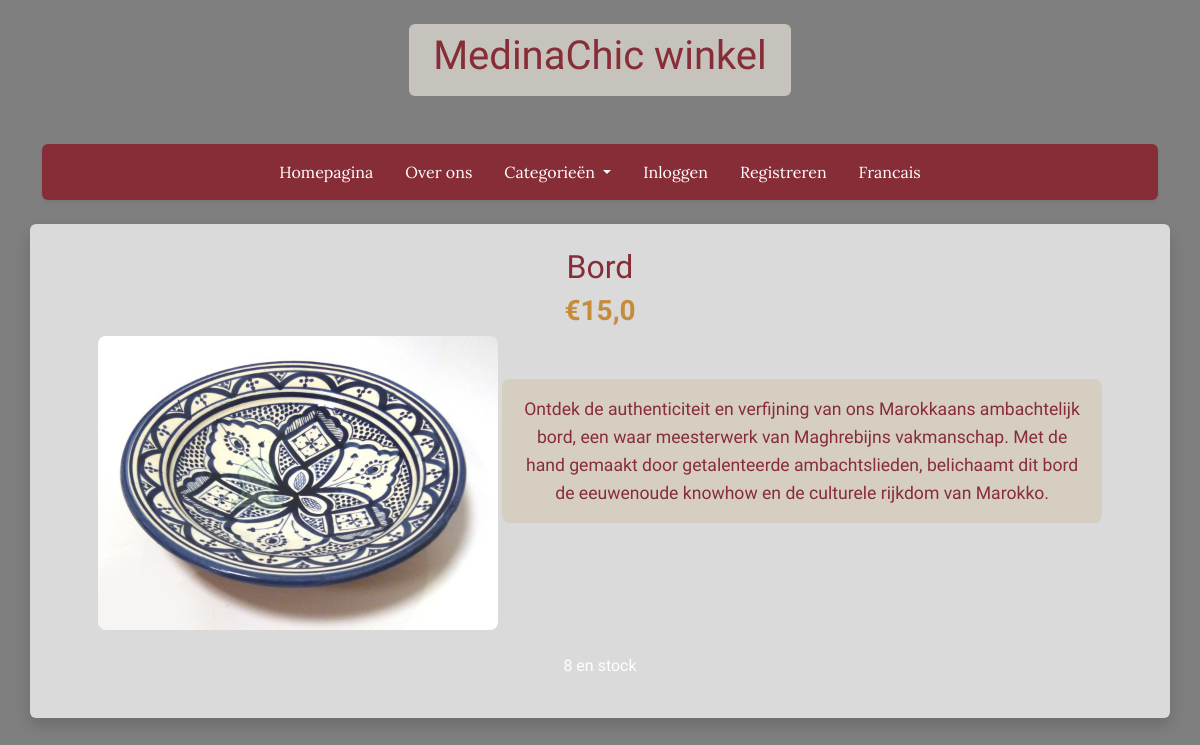
Before: /api/nl/product/assiette/ with the older database file.
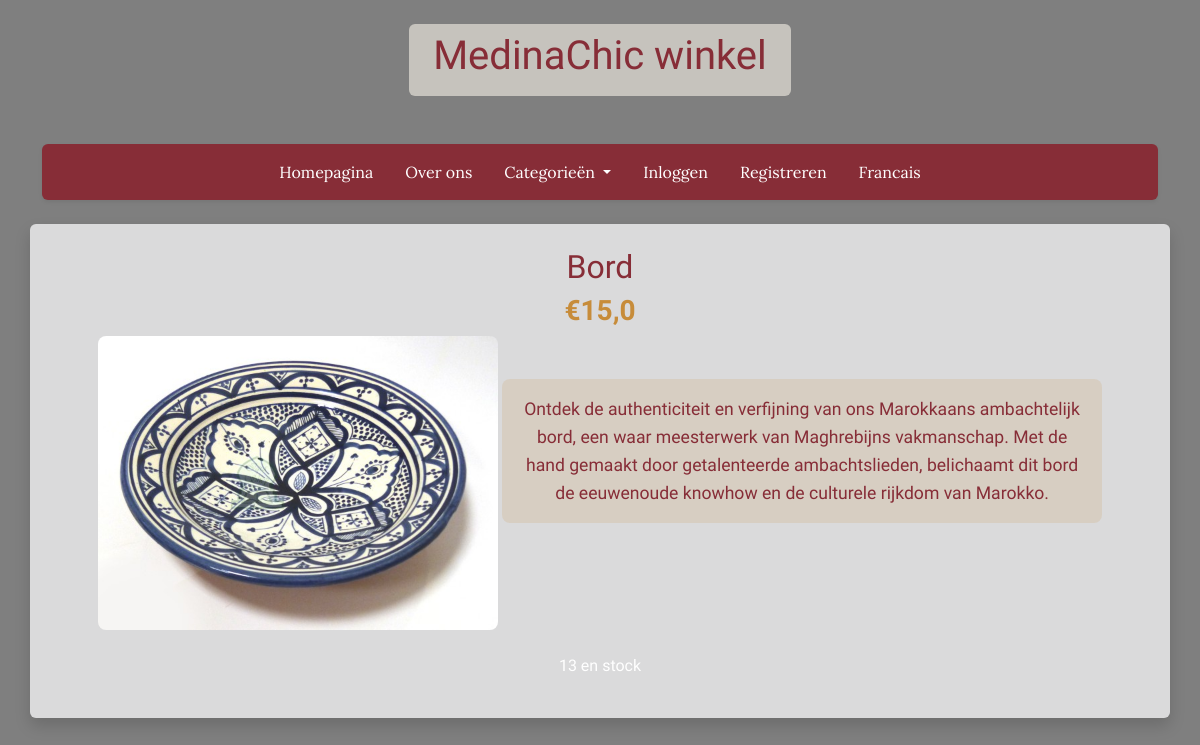
After: the same page with the newer database file.
### store/models.py (models this page shows, shortened)
class Product(models.Model):
    name = models.CharField(max_length=128)
    name_nl = models.CharField(max_length=128, blank=True, null=True)
    slug = models.SlugField(max_length=128, blank=True)
    CATEGORIES = [
        ('autre', 'Autre'),
        ('cuisine', 'Cuisine'),
        ('vetement', 'Vetement'),
        ('tissu', 'Tissu'),
        ('argile', 'Argile'),
        ('maroquineire', 'Maroquineire'),
        ('alimentaire', 'Alimentaire'),
        ('accessoire', 'Accessoire'),
    ]
    category = models.CharField(max_length=50, choices=CATEGORIES, default='autre')
    price = models.FloatField(default=0.0)
    quantity = models.IntegerField(default=0)
    description = models.TextField(blank=True)
    description_nl = models.TextField(blank=True, null=True)
    thumbnail = models.ImageField(upload_to="products/", blank=True, null=True)
    stripe_id = models.CharField(max_length=90, blank=True)

### store/views.py (the view)
# urls.py: path('nl/product/<str:slug>/', product_detail_nl, name='product-nl'),
def product_detail_nl(request, slug):
    product = get_object_or_404(Product, slug=slug)
    return render(request, 'store/detail_nl.html', context={'product': product, 'lang': 'nl'})

### store/context_processors.py (called while the page is built, shortened)
def cart_processor(request):
    cart_data = {
        'has_cart': False,
        'cart_count': 0
    }
    return cart_data

### store/templates/store/detail_nl.html (shortened to what this page needs)
{% extends 'base_nl.html' %}
{% block content %}
    <div class="text-center">
        <h2 class="product-title">{{ product.name_nl }}</h2>
        <h3 class="product-price">€{{ product.price }}</h3>
        <img src="{{ product.thumbnail.url }}" alt="{{ product.name_nl }}" class="product-image mb-4">
        <p class="product-description">{{ product.description_nl }}</p>
        <p>{{ product.quantity }} en stock</p>
    </div>
{% endblock %}

Changed rows visible on the page:
changed Product "Bord": quantity "8" → "13"
